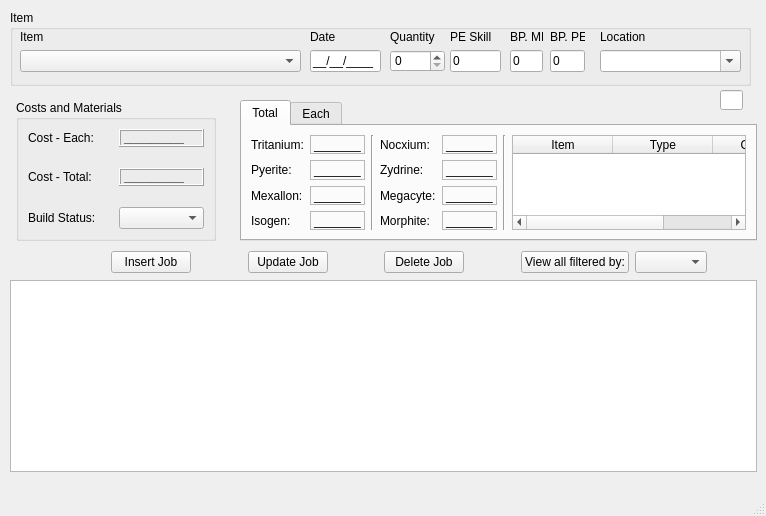
<ui version="4.0" >
 <author></author>
 <comment></comment>
 <exportmacro></exportmacro>
 <class>Production</class>
 <widget class="QMainWindow" name="Production" >
  <property name="geometry" >
   <rect>
    <x>0</x>
    <y>0</y>
    <width>766</width>
    <height>516</height>
   </rect>
  </property>
  <property name="minimumSize" >
   <size>
    <width>766</width>
    <height>516</height>
   </size>
  </property>
  <property name="maximumSize" >
   <size>
    <width>766</width>
    <height>516</height>
   </size>
  </property>
  <property name="windowTitle" >
   <string>Production Management</string>
  </property>
  <widget class="QWidget" name="centralwidget" >
   <widget class="QWidget" name="widget" >
    <property name="geometry" >
     <rect>
      <x>10</x>
      <y>250</y>
      <width>747</width>
      <height>25</height>
     </rect>
    </property>
    <layout class="QHBoxLayout" >
     <property name="margin" >
      <number>0</number>
     </property>
     <property name="spacing" >
      <number>6</number>
     </property>
     <item>
      <spacer>
       <property name="orientation" >
        <enum>Qt::Horizontal</enum>
       </property>
       <property name="sizeHint" >
        <size>
         <width>40</width>
         <height>20</height>
        </size>
       </property>
      </spacer>
     </item>
     <item>
      <spacer>
       <property name="orientation" >
        <enum>Qt::Horizontal</enum>
       </property>
       <property name="sizeHint" >
        <size>
         <width>40</width>
         <height>20</height>
        </size>
       </property>
      </spacer>
     </item>
     <item>
      <widget class="QPushButton" name="insertButton" >
       <property name="statusTip" >
        <string>Insert job into database</string>
       </property>
       <property name="text" >
        <string>Insert Job</string>
       </property>
      </widget>
     </item>
     <item>
      <spacer>
       <property name="orientation" >
        <enum>Qt::Horizontal</enum>
       </property>
       <property name="sizeHint" >
        <size>
         <width>40</width>
         <height>20</height>
        </size>
       </property>
      </spacer>
     </item>
     <item>
      <widget class="QPushButton" name="updateButton" >
       <property name="statusTip" >
        <string>Update edited job</string>
       </property>
       <property name="text" >
        <string>Update Job</string>
       </property>
      </widget>
     </item>
     <item>
      <spacer>
       <property name="orientation" >
        <enum>Qt::Horizontal</enum>
       </property>
       <property name="sizeHint" >
        <size>
         <width>40</width>
         <height>20</height>
        </size>
       </property>
      </spacer>
     </item>
     <item>
      <widget class="QPushButton" name="deleteButton" >
       <property name="statusTip" >
        <string>Delete selected job</string>
       </property>
       <property name="text" >
        <string>Delete Job</string>
       </property>
      </widget>
     </item>
     <item>
      <spacer>
       <property name="orientation" >
        <enum>Qt::Horizontal</enum>
       </property>
       <property name="sizeHint" >
        <size>
         <width>40</width>
         <height>20</height>
        </size>
       </property>
      </spacer>
     </item>
     <item>
      <widget class="QPushButton" name="viewFilteredButton" >
       <property name="statusTip" >
        <string>Filter view using selected status</string>
       </property>
       <property name="text" >
        <string>View all filtered by:</string>
       </property>
      </widget>
     </item>
     <item>
      <widget class="QComboBox" name="filterCombo" />
     </item>
     <item>
      <spacer>
       <property name="orientation" >
        <enum>Qt::Horizontal</enum>
       </property>
       <property name="sizeHint" >
        <size>
         <width>40</width>
         <height>20</height>
        </size>
       </property>
      </spacer>
     </item>
    </layout>
   </widget>
   <widget class="QWidget" name="widget" >
    <property name="geometry" >
     <rect>
      <x>16</x>
      <y>100</y>
      <width>741</width>
      <height>141</height>
     </rect>
    </property>
    <layout class="QHBoxLayout" >
     <property name="margin" >
      <number>0</number>
     </property>
     <property name="spacing" >
      <number>6</number>
     </property>
     <item>
      <widget class="QGroupBox" name="groupBox_2" >
       <property name="minimumSize" >
        <size>
         <width>200</width>
         <height>16</height>
        </size>
       </property>
       <property name="title" >
        <string>Costs and Materials</string>
       </property>
       <layout class="QVBoxLayout" >
        <property name="margin" >
         <number>9</number>
        </property>
        <property name="spacing" >
         <number>6</number>
        </property>
        <item>
         <spacer>
          <property name="orientation" >
           <enum>Qt::Vertical</enum>
          </property>
          <property name="sizeHint" >
           <size>
            <width>20</width>
            <height>40</height>
           </size>
          </property>
         </spacer>
        </item>
        <item>
         <layout class="QVBoxLayout" >
          <property name="margin" >
           <number>0</number>
          </property>
          <property name="spacing" >
           <number>6</number>
          </property>
          <item>
           <layout class="QHBoxLayout" >
            <property name="margin" >
             <number>0</number>
            </property>
            <property name="spacing" >
             <number>6</number>
            </property>
            <item>
             <widget class="QLabel" name="label_15" >
              <property name="text" >
               <string>Cost - Each:</string>
              </property>
             </widget>
            </item>
            <item>
             <widget class="QLabel" name="costEach" >
              <property name="font" >
               <font>
                <family>MS Shell Dlg 2</family>
                <pointsize>9</pointsize>
                <weight>75</weight>
                <italic>false</italic>
                <bold>true</bold>
                <underline>false</underline>
                <strikeout>false</strikeout>
               </font>
              </property>
              <property name="frameShape" >
               <enum>QFrame::Box</enum>
              </property>
              <property name="frameShadow" >
               <enum>QFrame::Raised</enum>
              </property>
              <property name="text" >
               <string>_________</string>
              </property>
             </widget>
            </item>
           </layout>
          </item>
          <item>
           <spacer>
            <property name="orientation" >
             <enum>Qt::Vertical</enum>
            </property>
            <property name="sizeHint" >
             <size>
              <width>20</width>
              <height>40</height>
             </size>
            </property>
           </spacer>
          </item>
          <item>
           <layout class="QHBoxLayout" >
            <property name="margin" >
             <number>0</number>
            </property>
            <property name="spacing" >
             <number>6</number>
            </property>
            <item>
             <widget class="QLabel" name="label_16" >
              <property name="text" >
               <string>Cost - Total:</string>
              </property>
             </widget>
            </item>
            <item>
             <widget class="QLabel" name="costTotal" >
              <property name="font" >
               <font>
                <family>MS Shell Dlg 2</family>
                <pointsize>9</pointsize>
                <weight>75</weight>
                <italic>false</italic>
                <bold>true</bold>
                <underline>false</underline>
                <strikeout>false</strikeout>
               </font>
              </property>
              <property name="frameShape" >
               <enum>QFrame::Box</enum>
              </property>
              <property name="frameShadow" >
               <enum>QFrame::Raised</enum>
              </property>
              <property name="text" >
               <string>_________</string>
              </property>
             </widget>
            </item>
           </layout>
          </item>
          <item>
           <spacer>
            <property name="orientation" >
             <enum>Qt::Vertical</enum>
            </property>
            <property name="sizeHint" >
             <size>
              <width>20</width>
              <height>40</height>
             </size>
            </property>
           </spacer>
          </item>
          <item>
           <layout class="QHBoxLayout" >
            <property name="margin" >
             <number>0</number>
            </property>
            <property name="spacing" >
             <number>6</number>
            </property>
            <item>
             <widget class="QLabel" name="label_17" >
              <property name="text" >
               <string>Build Status:</string>
              </property>
             </widget>
            </item>
            <item>
             <widget class="QComboBox" name="buildStatusCombo" />
            </item>
           </layout>
          </item>
         </layout>
        </item>
       </layout>
      </widget>
     </item>
     <item>
      <spacer>
       <property name="orientation" >
        <enum>Qt::Horizontal</enum>
       </property>
       <property name="sizeHint" >
        <size>
         <width>40</width>
         <height>20</height>
        </size>
       </property>
      </spacer>
     </item>
     <item>
      <widget class="QTabWidget" name="tabWidget" >
       <property name="currentIndex" >
        <number>0</number>
       </property>
       <widget class="QWidget" name="tab" >
        <attribute name="title" >
         <string>Total</string>
        </attribute>
        <layout class="QHBoxLayout" >
         <property name="margin" >
          <number>9</number>
         </property>
         <property name="spacing" >
          <number>6</number>
         </property>
         <item>
          <layout class="QHBoxLayout" >
           <property name="margin" >
            <number>0</number>
           </property>
           <property name="spacing" >
            <number>6</number>
           </property>
           <item>
            <layout class="QVBoxLayout" >
             <property name="margin" >
              <number>0</number>
             </property>
             <property name="spacing" >
              <number>6</number>
             </property>
             <item>
              <widget class="QLabel" name="label_7" >
               <property name="text" >
                <string>Tritanium:</string>
               </property>
              </widget>
             </item>
             <item>
              <widget class="QLabel" name="label_8" >
               <property name="text" >
                <string>Pyerite:</string>
               </property>
              </widget>
             </item>
             <item>
              <widget class="QLabel" name="label_9" >
               <property name="text" >
                <string>Mexallon:</string>
               </property>
              </widget>
             </item>
             <item>
              <widget class="QLabel" name="label_13" >
               <property name="text" >
                <string>Isogen:</string>
               </property>
              </widget>
             </item>
            </layout>
           </item>
           <item>
            <layout class="QVBoxLayout" >
             <property name="margin" >
              <number>0</number>
             </property>
             <property name="spacing" >
              <number>6</number>
             </property>
             <item>
              <widget class="QLabel" name="triTotal" >
               <property name="frameShape" >
                <enum>QFrame::StyledPanel</enum>
               </property>
               <property name="text" >
                <string>_______</string>
               </property>
              </widget>
             </item>
             <item>
              <widget class="QLabel" name="pyeTotal" >
               <property name="frameShape" >
                <enum>QFrame::StyledPanel</enum>
               </property>
               <property name="text" >
                <string>_______</string>
               </property>
              </widget>
             </item>
             <item>
              <widget class="QLabel" name="mexTotal" >
               <property name="frameShape" >
                <enum>QFrame::StyledPanel</enum>
               </property>
               <property name="text" >
                <string>_______</string>
               </property>
              </widget>
             </item>
             <item>
              <widget class="QLabel" name="isoTotal" >
               <property name="frameShape" >
                <enum>QFrame::StyledPanel</enum>
               </property>
               <property name="text" >
                <string>_______</string>
               </property>
              </widget>
             </item>
            </layout>
           </item>
           <item>
            <widget class="Line" name="line" >
             <property name="orientation" >
              <enum>Qt::Vertical</enum>
             </property>
            </widget>
           </item>
           <item>
            <layout class="QVBoxLayout" >
             <property name="margin" >
              <number>0</number>
             </property>
             <property name="spacing" >
              <number>6</number>
             </property>
             <item>
              <widget class="QLabel" name="label_21" >
               <property name="text" >
                <string>Nocxium:</string>
               </property>
              </widget>
             </item>
             <item>
              <widget class="QLabel" name="label_23" >
               <property name="text" >
                <string>Zydrine:</string>
               </property>
              </widget>
             </item>
             <item>
              <widget class="QLabel" name="label_20" >
               <property name="text" >
                <string>Megacyte:</string>
               </property>
              </widget>
             </item>
             <item>
              <widget class="QLabel" name="label_22" >
               <property name="text" >
                <string>Morphite:</string>
               </property>
              </widget>
             </item>
            </layout>
           </item>
           <item>
            <layout class="QVBoxLayout" >
             <property name="margin" >
              <number>0</number>
             </property>
             <property name="spacing" >
              <number>6</number>
             </property>
             <item>
              <widget class="QLabel" name="nocTotal" >
               <property name="frameShape" >
                <enum>QFrame::StyledPanel</enum>
               </property>
               <property name="text" >
                <string>_______</string>
               </property>
              </widget>
             </item>
             <item>
              <widget class="QLabel" name="zydTotal" >
               <property name="frameShape" >
                <enum>QFrame::StyledPanel</enum>
               </property>
               <property name="text" >
                <string>_______</string>
               </property>
              </widget>
             </item>
             <item>
              <widget class="QLabel" name="megTotal" >
               <property name="frameShape" >
                <enum>QFrame::StyledPanel</enum>
               </property>
               <property name="text" >
                <string>_______</string>
               </property>
              </widget>
             </item>
             <item>
              <widget class="QLabel" name="morTotal" >
               <property name="frameShape" >
                <enum>QFrame::StyledPanel</enum>
               </property>
               <property name="text" >
                <string>_______</string>
               </property>
              </widget>
             </item>
            </layout>
           </item>
           <item>
            <widget class="Line" name="line_2" >
             <property name="orientation" >
              <enum>Qt::Vertical</enum>
             </property>
            </widget>
           </item>
           <item>
            <widget class="QTableWidget" name="otherTotalTable" >
             <property name="columnCount" >
              <number>3</number>
             </property>
             <property name="sortingEnabled" >
              <bool>true</bool>
             </property>
             <column>
              <property name="text" >
               <string>Item</string>
              </property>
             </column>
             <column>
              <property name="text" >
               <string>Type</string>
              </property>
             </column>
             <column>
              <property name="text" >
               <string>Quantity</string>
              </property>
             </column>
            </widget>
           </item>
          </layout>
         </item>
        </layout>
       </widget>
       <widget class="QWidget" name="tab_2" >
        <attribute name="title" >
         <string>Each</string>
        </attribute>
        <layout class="QGridLayout" >
         <property name="margin" >
          <number>9</number>
         </property>
         <property name="spacing" >
          <number>6</number>
         </property>
         <item row="0" column="1" >
          <widget class="Line" name="line_4" >
           <property name="orientation" >
            <enum>Qt::Vertical</enum>
           </property>
          </widget>
         </item>
         <item row="0" column="0" >
          <layout class="QHBoxLayout" >
           <property name="margin" >
            <number>0</number>
           </property>
           <property name="spacing" >
            <number>6</number>
           </property>
           <item>
            <layout class="QVBoxLayout" >
             <property name="margin" >
              <number>0</number>
             </property>
             <property name="spacing" >
              <number>6</number>
             </property>
             <item>
              <widget class="QLabel" name="label_18" >
               <property name="text" >
                <string>Tritanium:</string>
               </property>
              </widget>
             </item>
             <item>
              <widget class="QLabel" name="label_19" >
               <property name="text" >
                <string>Pyerite:</string>
               </property>
              </widget>
             </item>
             <item>
              <widget class="QLabel" name="label_28" >
               <property name="text" >
                <string>Mexallon:</string>
               </property>
              </widget>
             </item>
             <item>
              <widget class="QLabel" name="label_29" >
               <property name="text" >
                <string>Isogen:</string>
               </property>
              </widget>
             </item>
            </layout>
           </item>
           <item>
            <layout class="QVBoxLayout" >
             <property name="margin" >
              <number>0</number>
             </property>
             <property name="spacing" >
              <number>6</number>
             </property>
             <item>
              <widget class="QLabel" name="triEach" >
               <property name="frameShape" >
                <enum>QFrame::StyledPanel</enum>
               </property>
               <property name="text" >
                <string>_______</string>
               </property>
              </widget>
             </item>
             <item>
              <widget class="QLabel" name="pyeEach" >
               <property name="frameShape" >
                <enum>QFrame::StyledPanel</enum>
               </property>
               <property name="text" >
                <string>_______</string>
               </property>
              </widget>
             </item>
             <item>
              <widget class="QLabel" name="mexEach" >
               <property name="frameShape" >
                <enum>QFrame::StyledPanel</enum>
               </property>
               <property name="text" >
                <string>_______</string>
               </property>
              </widget>
             </item>
             <item>
              <widget class="QLabel" name="isoEach" >
               <property name="frameShape" >
                <enum>QFrame::StyledPanel</enum>
               </property>
               <property name="text" >
                <string>_______</string>
               </property>
              </widget>
             </item>
            </layout>
           </item>
           <item>
            <widget class="Line" name="line_3" >
             <property name="orientation" >
              <enum>Qt::Vertical</enum>
             </property>
            </widget>
           </item>
           <item>
            <layout class="QVBoxLayout" >
             <property name="margin" >
              <number>0</number>
             </property>
             <property name="spacing" >
              <number>6</number>
             </property>
             <item>
              <widget class="QLabel" name="label_34" >
               <property name="text" >
                <string>Nocxium:</string>
               </property>
              </widget>
             </item>
             <item>
              <widget class="QLabel" name="label_35" >
               <property name="text" >
                <string>Zydrine:</string>
               </property>
              </widget>
             </item>
             <item>
              <widget class="QLabel" name="label_36" >
               <property name="text" >
                <string>Megacyte:</string>
               </property>
              </widget>
             </item>
             <item>
              <widget class="QLabel" name="label_37" >
               <property name="text" >
                <string>Morphite:</string>
               </property>
              </widget>
             </item>
            </layout>
           </item>
           <item>
            <layout class="QVBoxLayout" >
             <property name="margin" >
              <number>0</number>
             </property>
             <property name="spacing" >
              <number>6</number>
             </property>
             <item>
              <widget class="QLabel" name="nocEach" >
               <property name="frameShape" >
                <enum>QFrame::StyledPanel</enum>
               </property>
               <property name="text" >
                <string>_______</string>
               </property>
              </widget>
             </item>
             <item>
              <widget class="QLabel" name="zydEach" >
               <property name="frameShape" >
                <enum>QFrame::StyledPanel</enum>
               </property>
               <property name="text" >
                <string>_______</string>
               </property>
              </widget>
             </item>
             <item>
              <widget class="QLabel" name="megEach" >
               <property name="frameShape" >
                <enum>QFrame::StyledPanel</enum>
               </property>
               <property name="text" >
                <string>_______</string>
               </property>
              </widget>
             </item>
             <item>
              <widget class="QLabel" name="morEach" >
               <property name="frameShape" >
                <enum>QFrame::StyledPanel</enum>
               </property>
               <property name="text" >
                <string>_______</string>
               </property>
              </widget>
             </item>
            </layout>
           </item>
          </layout>
         </item>
         <item row="0" column="2" >
          <widget class="QTableWidget" name="otherEachTable" >
           <property name="columnCount" >
            <number>3</number>
           </property>
           <property name="sortingEnabled" >
            <bool>true</bool>
           </property>
           <column>
            <property name="text" >
             <string>Item</string>
            </property>
           </column>
           <column>
            <property name="text" >
             <string>Type</string>
            </property>
           </column>
           <column>
            <property name="text" >
             <string>Quantity</string>
            </property>
           </column>
          </widget>
         </item>
        </layout>
       </widget>
      </widget>
     </item>
    </layout>
   </widget>
   <widget class="QLineEdit" name="itemID" >
    <property name="enabled" >
     <bool>true</bool>
    </property>
    <property name="geometry" >
     <rect>
      <x>720</x>
      <y>90</y>
      <width>23</width>
      <height>20</height>
     </rect>
    </property>
   </widget>
   <widget class="QTableWidget" name="prodTable" >
    <property name="geometry" >
     <rect>
      <x>10</x>
      <y>280</y>
      <width>747</width>
      <height>192</height>
     </rect>
    </property>
    <property name="statusTip" >
     <string>Double click a line to view all fields and edit it´s contents.</string>
    </property>
    <property name="sortingEnabled" >
     <bool>true</bool>
    </property>
   </widget>
   <widget class="QGroupBox" name="groupBox" >
    <property name="geometry" >
     <rect>
      <x>10</x>
      <y>10</y>
      <width>741</width>
      <height>76</height>
     </rect>
    </property>
    <property name="title" >
     <string>Item</string>
    </property>
    <widget class="QWidget" name="widget" >
     <property name="geometry" >
      <rect>
       <x>10</x>
       <y>20</y>
       <width>281</width>
       <height>42</height>
      </rect>
     </property>
     <layout class="QVBoxLayout" >
      <property name="margin" >
       <number>0</number>
      </property>
      <property name="spacing" >
       <number>6</number>
      </property>
      <item>
       <widget class="QLabel" name="label_2" >
        <property name="text" >
         <string>Item</string>
        </property>
       </widget>
      </item>
      <item>
       <widget class="QComboBox" name="itemCombo" />
      </item>
     </layout>
    </widget>
    <widget class="QWidget" name="widget" >
     <property name="geometry" >
      <rect>
       <x>590</x>
       <y>20</y>
       <width>141</width>
       <height>42</height>
      </rect>
     </property>
     <layout class="QVBoxLayout" >
      <property name="margin" >
       <number>0</number>
      </property>
      <property name="spacing" >
       <number>6</number>
      </property>
      <item>
       <widget class="QLabel" name="label_6" >
        <property name="text" >
         <string>Location</string>
        </property>
       </widget>
      </item>
      <item>
       <widget class="QComboBox" name="locationCombo" >
        <property name="statusTip" >
         <string>Select the build location or type a new one.</string>
        </property>
        <property name="editable" >
         <bool>true</bool>
        </property>
       </widget>
      </item>
     </layout>
    </widget>
    <widget class="QWidget" name="widget" >
     <property name="geometry" >
      <rect>
       <x>440</x>
       <y>20</y>
       <width>51</width>
       <height>42</height>
      </rect>
     </property>
     <layout class="QVBoxLayout" >
      <property name="margin" >
       <number>0</number>
      </property>
      <property name="spacing" >
       <number>6</number>
      </property>
      <item>
       <widget class="QLabel" name="label_4" >
        <property name="text" >
         <string>PE Skill</string>
        </property>
       </widget>
      </item>
      <item>
       <widget class="QLineEdit" name="PeSkill" >
        <property name="inputMask" >
         <string>9; </string>
        </property>
        <property name="text" >
         <string>0</string>
        </property>
       </widget>
      </item>
     </layout>
    </widget>
    <widget class="QWidget" name="widget" >
     <property name="geometry" >
      <rect>
       <x>380</x>
       <y>20</y>
       <width>55</width>
       <height>42</height>
      </rect>
     </property>
     <layout class="QVBoxLayout" >
      <property name="margin" >
       <number>0</number>
      </property>
      <property name="spacing" >
       <number>6</number>
      </property>
      <item>
       <widget class="QLabel" name="label_3" >
        <property name="text" >
         <string>Quantity</string>
        </property>
       </widget>
      </item>
      <item>
       <widget class="QSpinBox" name="quantitySpin" >
        <property name="maximum" >
         <number>99999</number>
        </property>
       </widget>
      </item>
     </layout>
    </widget>
    <widget class="QWidget" name="widget" >
     <property name="geometry" >
      <rect>
       <x>300</x>
       <y>20</y>
       <width>71</width>
       <height>42</height>
      </rect>
     </property>
     <layout class="QVBoxLayout" >
      <property name="margin" >
       <number>0</number>
      </property>
      <property name="spacing" >
       <number>6</number>
      </property>
      <item>
       <widget class="QLabel" name="label" >
        <property name="text" >
         <string>Date</string>
        </property>
       </widget>
      </item>
      <item>
       <widget class="QLineEdit" name="date" >
        <property name="inputMask" >
         <string>99/99/9999;_</string>
        </property>
        <property name="text" >
         <string>//</string>
        </property>
       </widget>
      </item>
     </layout>
    </widget>
    <widget class="QWidget" name="widget_2" >
     <property name="geometry" >
      <rect>
       <x>540</x>
       <y>20</y>
       <width>35</width>
       <height>42</height>
      </rect>
     </property>
     <layout class="QVBoxLayout" >
      <property name="margin" >
       <number>0</number>
      </property>
      <property name="spacing" >
       <number>6</number>
      </property>
      <item>
       <widget class="QLabel" name="label_10" >
        <property name="text" >
         <string>BP. PE</string>
        </property>
       </widget>
      </item>
      <item>
       <widget class="QLineEdit" name="BpPe" >
        <property name="inputMask" >
         <string>900; </string>
        </property>
        <property name="text" >
         <string>0</string>
        </property>
       </widget>
      </item>
     </layout>
    </widget>
    <widget class="QWidget" name="widget" >
     <property name="geometry" >
      <rect>
       <x>500</x>
       <y>20</y>
       <width>33</width>
       <height>42</height>
      </rect>
     </property>
     <layout class="QVBoxLayout" >
      <property name="margin" >
       <number>0</number>
      </property>
      <property name="spacing" >
       <number>6</number>
      </property>
      <item>
       <widget class="QLabel" name="label_5" >
        <property name="text" >
         <string>BP. ME</string>
        </property>
       </widget>
      </item>
      <item>
       <widget class="QLineEdit" name="BpMe" >
        <property name="inputMask" >
         <string>900; </string>
        </property>
        <property name="text" >
         <string>0</string>
        </property>
       </widget>
      </item>
     </layout>
    </widget>
   </widget>
  </widget>
  <widget class="QMenuBar" name="menubar" >
   <property name="geometry" >
    <rect>
     <x>0</x>
     <y>0</y>
     <width>766</width>
     <height>21</height>
    </rect>
   </property>
  </widget>
  <widget class="QStatusBar" name="statusbar" />
 </widget>
 <pixmapfunction></pixmapfunction>
 <tabstops>
  <tabstop>itemCombo</tabstop>
  <tabstop>date</tabstop>
  <tabstop>quantitySpin</tabstop>
  <tabstop>PeSkill</tabstop>
  <tabstop>BpMe</tabstop>
  <tabstop>locationCombo</tabstop>
  <tabstop>buildStatusCombo</tabstop>
  <tabstop>insertButton</tabstop>
  <tabstop>updateButton</tabstop>
  <tabstop>deleteButton</tabstop>
  <tabstop>viewFilteredButton</tabstop>
  <tabstop>tabWidget</tabstop>
  <tabstop>prodTable</tabstop>
 </tabstops>
 <resources/>
 <connections/>
</ui>
